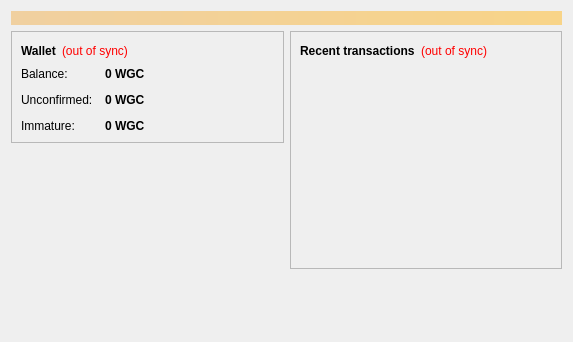
<?xml version="1.0" encoding="UTF-8"?>
<ui version="4.0">
 <class>OverviewPage</class>
 <widget class="QWidget" name="OverviewPage">
  <property name="geometry">
   <rect>
    <x>0</x>
    <y>0</y>
    <width>573</width>
    <height>342</height>
   </rect>
  </property>
  <property name="windowTitle">
   <string>Form</string>
  </property>
  <layout class="QVBoxLayout" name="topLayout">
   <item>
    <widget class="QLabel" name="labelAlerts">
     <property name="visible">
      <bool>false</bool>
     </property>
     <property name="styleSheet">
      <string notr="true">background-color: qlineargradient(x1: 0, y1: 0, x2: 1, y2: 0, stop:0 #F0D0A0, stop:1 #F8D488); color:#000000;</string>
     </property>
     <property name="wordWrap">
      <bool>true</bool>
     </property>
     <property name="margin">
      <number>3</number>
     </property>
    </widget>
   </item>
   <item>
    <layout class="QHBoxLayout" name="horizontalLayout" stretch="1,1">
     <item>
      <layout class="QVBoxLayout" name="verticalLayout_2">
       <item>
        <widget class="QFrame" name="frame">
         <property name="frameShape">
          <enum>QFrame::StyledPanel</enum>
         </property>
         <property name="frameShadow">
          <enum>QFrame::Raised</enum>
         </property>
         <layout class="QVBoxLayout" name="verticalLayout_4">
          <item>
           <layout class="QHBoxLayout" name="horizontalLayout_4">
            <item>
             <widget class="QLabel" name="label_5">
              <property name="font">
               <font>
                <weight>75</weight>
                <bold>true</bold>
               </font>
              </property>
              <property name="text">
               <string>Wallet</string>
              </property>
             </widget>
            </item>
            <item>
             <widget class="QLabel" name="labelWalletStatus">
              <property name="toolTip">
               <string>The displayed information may be out of date. Your wallet automatically synchronizes with the WorldGoldCoin network after a connection is established, but this process has not completed yet.</string>
              </property>
              <property name="styleSheet">
               <string notr="true">QLabel { color: red; }</string>
              </property>
              <property name="text">
               <string notr="true">(out of sync)</string>
              </property>
              <property name="alignment">
               <set>Qt::AlignLeading|Qt::AlignLeft|Qt::AlignVCenter</set>
              </property>
             </widget>
            </item>
            <item>
             <spacer name="horizontalSpacer_2">
              <property name="orientation">
               <enum>Qt::Horizontal</enum>
              </property>
              <property name="sizeHint" stdset="0">
               <size>
                <width>40</width>
                <height>20</height>
               </size>
              </property>
             </spacer>
            </item>
           </layout>
          </item>
          <item>
           <layout class="QFormLayout" name="formLayout_2">
            <property name="fieldGrowthPolicy">
             <enum>QFormLayout::AllNonFixedFieldsGrow</enum>
            </property>
            <property name="horizontalSpacing">
             <number>12</number>
            </property>
            <property name="verticalSpacing">
             <number>12</number>
            </property>
            <item row="0" column="0">
             <widget class="QLabel" name="label">
              <property name="text">
               <string>Balance:</string>
              </property>
             </widget>
            </item>
            <item row="0" column="1">
             <widget class="QLabel" name="labelBalance">
              <property name="font">
               <font>
                <weight>75</weight>
                <bold>true</bold>
               </font>
              </property>
              <property name="cursor">
               <cursorShape>IBeamCursor</cursorShape>
              </property>
              <property name="toolTip">
               <string>Your current balance</string>
              </property>
              <property name="text">
               <string notr="true">0 WGC</string>
              </property>
              <property name="textInteractionFlags">
               <set>Qt::LinksAccessibleByMouse|Qt::TextSelectableByKeyboard|Qt::TextSelectableByMouse</set>
              </property>
             </widget>
            </item>
            <item row="1" column="0">
             <widget class="QLabel" name="label_3">
              <property name="text">
               <string>Unconfirmed:</string>
              </property>
             </widget>
            </item>
            <item row="1" column="1">
             <widget class="QLabel" name="labelUnconfirmed">
              <property name="font">
               <font>
                <weight>75</weight>
                <bold>true</bold>
               </font>
              </property>
              <property name="cursor">
               <cursorShape>IBeamCursor</cursorShape>
              </property>
              <property name="toolTip">
               <string>Total of transactions that have yet to be confirmed, and do not yet count toward the current balance</string>
              </property>
              <property name="text">
               <string notr="true">0 WGC</string>
              </property>
              <property name="textInteractionFlags">
               <set>Qt::LinksAccessibleByMouse|Qt::TextSelectableByKeyboard|Qt::TextSelectableByMouse</set>
              </property>
             </widget>
            </item>
            <item row="2" column="0">
             <widget class="QLabel" name="labelImmatureText">
              <property name="text">
               <string>Immature:</string>
              </property>
             </widget>
            </item>
            <item row="2" column="1">
             <widget class="QLabel" name="labelImmature">
              <property name="font">
               <font>
                <weight>75</weight>
                <bold>true</bold>
               </font>
              </property>
              <property name="toolTip">
               <string>Mined balance that has not yet matured</string>
              </property>
              <property name="text">
               <string notr="true">0 WGC</string>
              </property>
              <property name="textInteractionFlags">
               <set>Qt::LinksAccessibleByMouse|Qt::TextSelectableByKeyboard|Qt::TextSelectableByMouse</set>
              </property>
             </widget>
            </item>
           </layout>
          </item>
         </layout>
        </widget>
       </item>
       <item>
        <spacer name="verticalSpacer">
         <property name="orientation">
          <enum>Qt::Vertical</enum>
         </property>
         <property name="sizeHint" stdset="0">
          <size>
           <width>20</width>
           <height>40</height>
          </size>
         </property>
        </spacer>
       </item>
        <item>
         <widget class="QLabel" name="label_wallet_bgcoin">
          <property name="text">
           <string/>
          </property>
          <property name="pixmap">
           <pixmap resource="../bitcoin.qrc">:/images/wallet_bgcoin</pixmap>
          </property>
          <property name="scaledContents">
           <bool>false</bool>
          </property>
          <property name="alignment">
           <set>Qt::AlignCenter</set>
          </property>
          <property name="margin">
           <number>-2</number>
          </property>
         </widget>
        </item>
        <item>
         <widget class="QLabel" name="label_6">
          <property name="text">
           <string/>
          </property>
         </widget>
        </item>
      </layout>
     </item>
     <item>
      <layout class="QVBoxLayout" name="verticalLayout_3">
       <item>
        <widget class="QFrame" name="frame_2">
         <property name="frameShape">
          <enum>QFrame::StyledPanel</enum>
         </property>
         <property name="frameShadow">
          <enum>QFrame::Raised</enum>
         </property>
         <layout class="QVBoxLayout" name="verticalLayout">
          <item>
           <layout class="QHBoxLayout" name="horizontalLayout_2">
            <item>
             <widget class="QLabel" name="label_4">
              <property name="text">
               <string>&lt;b&gt;Recent transactions&lt;/b&gt;</string>
              </property>
             </widget>
            </item>
            <item>
             <widget class="QLabel" name="labelTransactionsStatus">
              <property name="toolTip">
               <string>The displayed information may be out of date. Your wallet automatically synchronizes with the WorldGoldCoin network after a connection is established, but this process has not completed yet.</string>
              </property>
              <property name="styleSheet">
               <string notr="true">QLabel { color: red; }</string>
              </property>
              <property name="text">
               <string notr="true">(out of sync)</string>
              </property>
              <property name="alignment">
               <set>Qt::AlignRight|Qt::AlignTrailing|Qt::AlignVCenter</set>
              </property>
             </widget>
            </item>
            <item>
             <spacer name="horizontalSpacer">
              <property name="orientation">
               <enum>Qt::Horizontal</enum>
              </property>
              <property name="sizeHint" stdset="0">
               <size>
                <width>40</width>
                <height>20</height>
               </size>
              </property>
             </spacer>
            </item>
           </layout>
          </item>
          <item>
           <widget class="QListView" name="listTransactions">
            <property name="styleSheet">
             <string notr="true">QListView { background: transparent; }</string>
            </property>
            <property name="frameShape">
             <enum>QFrame::NoFrame</enum>
            </property>
            <property name="verticalScrollBarPolicy">
             <enum>Qt::ScrollBarAlwaysOff</enum>
            </property>
            <property name="horizontalScrollBarPolicy">
             <enum>Qt::ScrollBarAlwaysOff</enum>
            </property>
            <property name="selectionMode">
             <enum>QAbstractItemView::NoSelection</enum>
            </property>
           </widget>
          </item>
         </layout>
        </widget>
       </item>
       <item>
        <spacer name="verticalSpacer_2">
         <property name="orientation">
          <enum>Qt::Vertical</enum>
         </property>
         <property name="sizeHint" stdset="0">
          <size>
           <width>20</width>
           <height>40</height>
          </size>
         </property>
        </spacer>
       </item>
      </layout>
     </item>
    </layout>
   </item>
  </layout>
 </widget>
 <resources/>
 <connections/>
</ui>
